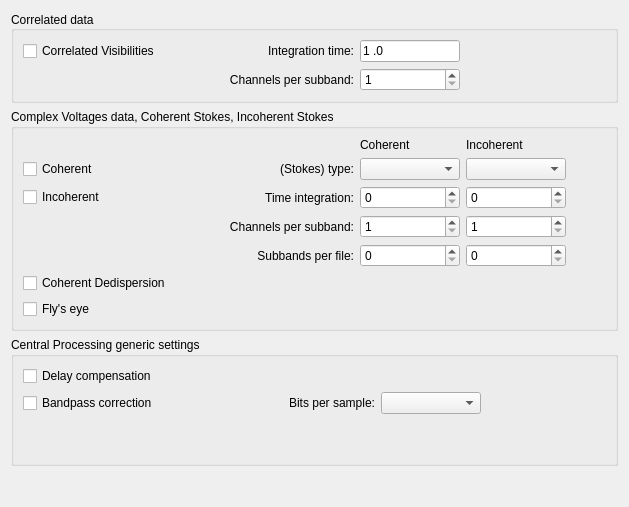
     <widget class="QWidget" name="tab_Processing">
      <attribute name="title">
       <string>Processing</string>
      </attribute>
      <layout class="QVBoxLayout" name="verticalLayout">
       <item>
        <widget class="QGroupBox" name="groupBox_Correlated">
         <property name="sizePolicy">
          <sizepolicy hsizetype="Preferred" vsizetype="Fixed">
           <horstretch>0</horstretch>
           <verstretch>0</verstretch>
          </sizepolicy>
         </property>
         <property name="minimumSize">
          <size>
           <width>0</width>
           <height>90</height>
          </size>
         </property>
         <property name="maximumSize">
          <size>
           <width>16777215</width>
           <height>16777215</height>
          </size>
         </property>
         <property name="title">
          <string>Correlated data</string>
         </property>
         <property name="alignment">
          <set>Qt::AlignLeading|Qt::AlignLeft|Qt::AlignVCenter</set>
         </property>
         <property name="flat">
          <bool>true</bool>
         </property>
         <layout class="QGridLayout" name="gridLayout_17">
          <item row="0" column="3">
           <spacer name="horizontalSpacer_6">
            <property name="orientation">
             <enum>Qt::Horizontal</enum>
            </property>
            <property name="sizeHint" stdset="0">
             <size>
              <width>40</width>
              <height>20</height>
             </size>
            </property>
           </spacer>
          </item>
          <item row="0" column="2">
           <widget class="LineEdit" name="lineEditCorrelatorIntegrationTime">
            <property name="maximumSize">
             <size>
              <width>100</width>
              <height>16777215</height>
             </size>
            </property>
            <property name="toolTip">
             <string>the correlator integration time in seconds</string>
            </property>
            <property name="inputMask">
             <string>00.00; </string>
            </property>
            <property name="text">
             <string>1.0</string>
            </property>
           </widget>
          </item>
          <item row="1" column="1">
           <widget class="QLabel" name="labelChannelsPerSubband">
            <property name="text">
             <string>Channels per subband:</string>
            </property>
            <property name="alignment">
             <set>Qt::AlignRight|Qt::AlignTrailing|Qt::AlignVCenter</set>
            </property>
           </widget>
          </item>
          <item row="0" column="0">
           <widget class="CheckBox" name="checkBoxCorrelatedData">
            <property name="minimumSize">
             <size>
              <width>200</width>
              <height>0</height>
             </size>
            </property>
            <property name="toolTip">
             <string>Store correlated visibilities</string>
            </property>
            <property name="text">
             <string>Correlated Visibilities</string>
            </property>
           </widget>
          </item>
          <item row="0" column="1">
           <widget class="QLabel" name="label_CorrelatorIntTime">
            <property name="enabled">
             <bool>true</bool>
            </property>
            <property name="minimumSize">
             <size>
              <width>0</width>
              <height>0</height>
             </size>
            </property>
            <property name="layoutDirection">
             <enum>Qt::LeftToRight</enum>
            </property>
            <property name="text">
             <string>Integration time:</string>
            </property>
            <property name="alignment">
             <set>Qt::AlignRight|Qt::AlignTrailing|Qt::AlignVCenter</set>
            </property>
           </widget>
          </item>
          <item row="1" column="2">
           <widget class="SpinBox" name="spinBoxChannelsPerSubband">
            <property name="maximumSize">
             <size>
              <width>100</width>
              <height>16777215</height>
             </size>
            </property>
            <property name="toolTip">
             <string>number of channels per subband used for the correlator</string>
            </property>
            <property name="minimum">
             <number>1</number>
            </property>
            <property name="maximum">
             <number>4096</number>
            </property>
           </widget>
          </item>
         </layout>
        </widget>
       </item>
       <item>
        <widget class="QGroupBox" name="groupBox_Stokes">
         <property name="sizePolicy">
          <sizepolicy hsizetype="Preferred" vsizetype="Preferred">
           <horstretch>0</horstretch>
           <verstretch>0</verstretch>
          </sizepolicy>
         </property>
         <property name="minimumSize">
          <size>
           <width>0</width>
           <height>210</height>
          </size>
         </property>
         <property name="title">
          <string>Complex Voltages data, Coherent Stokes, Incoherent Stokes</string>
         </property>
         <property name="flat">
          <bool>true</bool>
         </property>
         <layout class="QGridLayout" name="gridLayout_21">
          <item row="1" column="4">
           <spacer name="horizontalSpacer_4">
            <property name="orientation">
             <enum>Qt::Horizontal</enum>
            </property>
            <property name="sizeHint" stdset="0">
             <size>
              <width>40</width>
              <height>20</height>
             </size>
            </property>
           </spacer>
          </item>
          <item row="4" column="3">
           <widget class="SpinBox" name="spinBoxIncoherentSubbandsPerFile">
            <property name="toolTip">
             <string>incoherent Stokes number of subbands per file</string>
            </property>
            <property name="maximum">
             <number>512</number>
            </property>
           </widget>
          </item>
          <item row="3" column="3">
           <widget class="SpinBox" name="spinBoxIncoherentChannelsPerSubband">
            <property name="toolTip">
             <string>incoherent Stokes number of channels per subband</string>
            </property>
            <property name="minimum">
             <number>1</number>
            </property>
            <property name="maximum">
             <number>4096</number>
            </property>
           </widget>
          </item>
          <item row="4" column="2">
           <widget class="SpinBox" name="spinBoxCoherentSubbandsPerFile">
            <property name="toolTip">
             <string>coherent Stokes number of subbands per file</string>
            </property>
            <property name="maximum">
             <number>512</number>
            </property>
           </widget>
          </item>
          <item row="1" column="0">
           <widget class="CheckBox" name="checkBoxCoherentStokes">
            <property name="toolTip">
             <string>Store coherent Stokes data</string>
            </property>
            <property name="text">
             <string>Coherent</string>
            </property>
           </widget>
          </item>
          <item row="1" column="3">
           <widget class="ComboBox" name="comboBoxIncoherentStokesType">
            <property name="minimumSize">
             <size>
              <width>100</width>
              <height>0</height>
             </size>
            </property>
            <property name="maximumSize">
             <size>
              <width>16777215</width>
              <height>16777215</height>
             </size>
            </property>
            <property name="toolTip">
             <string>which Incoherent Stokes parameters to produce</string>
            </property>
           </widget>
          </item>
          <item row="3" column="1">
           <widget class="QLabel" name="label_StokesChannelsPerSubband">
            <property name="enabled">
             <bool>true</bool>
            </property>
            <property name="layoutDirection">
             <enum>Qt::LeftToRight</enum>
            </property>
            <property name="text">
             <string>Channels per subband:</string>
            </property>
            <property name="alignment">
             <set>Qt::AlignRight|Qt::AlignTrailing|Qt::AlignVCenter</set>
            </property>
           </widget>
          </item>
          <item row="2" column="2">
           <widget class="SpinBox" name="spinBoxCoherentTimeIntegration">
            <property name="toolTip">
             <string>coherent Stokes time integration factor</string>
            </property>
            <property name="maximum">
             <number>99999</number>
            </property>
           </widget>
          </item>
          <item row="0" column="2">
           <widget class="QLabel" name="label_Coherent">
            <property name="text">
             <string>Coherent</string>
            </property>
           </widget>
          </item>
          <item row="0" column="3">
           <widget class="QLabel" name="label_Incoherent">
            <property name="text">
             <string>Incoherent</string>
            </property>
           </widget>
          </item>
          <item row="2" column="3">
           <widget class="SpinBox" name="spinBoxIncoherentTimeIntegration">
            <property name="toolTip">
             <string>incoherent Stokes time integration factor</string>
            </property>
            <property name="maximum">
             <number>99999</number>
            </property>
           </widget>
          </item>
          <item row="3" column="2">
           <widget class="SpinBox" name="spinBoxCoherentChannelsPerSubband">
            <property name="toolTip">
             <string>coherent Stokes number of channels per subband</string>
            </property>
            <property name="minimum">
             <number>1</number>
            </property>
            <property name="maximum">
             <number>4096</number>
            </property>
           </widget>
          </item>
          <item row="2" column="1">
           <widget class="QLabel" name="label_StokesTimeIntegration">
            <property name="enabled">
             <bool>true</bool>
            </property>
            <property name="layoutDirection">
             <enum>Qt::LeftToRight</enum>
            </property>
            <property name="text">
             <string>Time integration:</string>
            </property>
            <property name="alignment">
             <set>Qt::AlignRight|Qt::AlignTrailing|Qt::AlignVCenter</set>
            </property>
           </widget>
          </item>
          <item row="2" column="0">
           <widget class="CheckBox" name="checkBoxIncoherentStokes">
            <property name="toolTip">
             <string>Store incoherent Stokes data</string>
            </property>
            <property name="text">
             <string>Incoherent</string>
            </property>
           </widget>
          </item>
          <item row="4" column="1">
           <widget class="QLabel" name="label_StokesSubbandsPerFile">
            <property name="enabled">
             <bool>true</bool>
            </property>
            <property name="layoutDirection">
             <enum>Qt::LeftToRight</enum>
            </property>
            <property name="text">
             <string>Subbands per file:</string>
            </property>
            <property name="alignment">
             <set>Qt::AlignRight|Qt::AlignTrailing|Qt::AlignVCenter</set>
            </property>
           </widget>
          </item>
          <item row="1" column="2">
           <widget class="ComboBox" name="comboBoxCoherentStokesType">
            <property name="minimumSize">
             <size>
              <width>100</width>
              <height>0</height>
             </size>
            </property>
            <property name="maximumSize">
             <size>
              <width>16777215</width>
              <height>16777215</height>
             </size>
            </property>
            <property name="toolTip">
             <string>which Coherent Stokes parameters to produce</string>
            </property>
           </widget>
          </item>
          <item row="6" column="0">
           <widget class="CheckBox" name="checkBoxPencilFlysEye">
            <property name="toolTip">
             <string>tranforms every station into its own beam</string>
            </property>
            <property name="text">
             <string>Fly's eye</string>
            </property>
           </widget>
          </item>
          <item row="1" column="1">
           <widget class="QLabel" name="label_StokesType">
            <property name="enabled">
             <bool>true</bool>
            </property>
            <property name="layoutDirection">
             <enum>Qt::LeftToRight</enum>
            </property>
            <property name="text">
             <string>(Stokes) type:</string>
            </property>
            <property name="alignment">
             <set>Qt::AlignRight|Qt::AlignTrailing|Qt::AlignVCenter</set>
            </property>
           </widget>
          </item>
          <item row="5" column="0">
           <widget class="CheckBox" name="checkBox_CoherentDedispersion">
            <property name="minimumSize">
             <size>
              <width>200</width>
              <height>0</height>
             </size>
            </property>
            <property name="toolTip">
             <string>turn on online coherent dedispersion</string>
            </property>
            <property name="text">
             <string>Coherent Dedispersion</string>
            </property>
           </widget>
          </item>
         </layout>
        </widget>
       </item>
       <item>
        <widget class="QGroupBox" name="groupBox_ProcessingGeneric">
         <property name="sizePolicy">
          <sizepolicy hsizetype="Preferred" vsizetype="Preferred">
           <horstretch>0</horstretch>
           <verstretch>0</verstretch>
          </sizepolicy>
         </property>
         <property name="minimumSize">
          <size>
           <width>0</width>
           <height>120</height>
          </size>
         </property>
         <property name="title">
          <string>Central Processing generic settings</string>
         </property>
         <property name="flat">
          <bool>true</bool>
         </property>
         <layout class="QGridLayout" name="gridLayout_22">
          <item row="2" column="5">
           <spacer name="horizontalSpacer_7">
            <property name="orientation">
             <enum>Qt::Horizontal</enum>
            </property>
            <property name="sizeHint" stdset="0">
             <size>
              <width>40</width>
              <height>20</height>
             </size>
            </property>
           </spacer>
          </item>
          <item row="2" column="3">
           <widget class="QLabel" name="label_BitsPerSample">
            <property name="minimumSize">
             <size>
              <width>146</width>
              <height>0</height>
             </size>
            </property>
            <property name="text">
             <string>Bits per sample:</string>
            </property>
            <property name="alignment">
             <set>Qt::AlignRight|Qt::AlignTrailing|Qt::AlignVCenter</set>
            </property>
           </widget>
          </item>
          <item row="1" column="0">
           <widget class="CheckBox" name="checkBox_DelayCompensation">
            <property name="toolTip">
             <string>perform delay compensation between stations</string>
            </property>
            <property name="text">
             <string>Delay compensation</string>
            </property>
           </widget>
          </item>
          <item row="2" column="0">
           <widget class="CheckBox" name="checkBox_BandpassCorrection">
            <property name="minimumSize">
             <size>
              <width>200</width>
              <height>0</height>
             </size>
            </property>
            <property name="toolTip">
             <string>Apply the bandpass filter</string>
            </property>
            <property name="text">
             <string>Bandpass correction</string>
            </property>
           </widget>
          </item>
          <item row="2" column="4">
           <widget class="ComboBox" name="comboBoxBitsPerSample">
            <property name="minimumSize">
             <size>
              <width>100</width>
              <height>0</height>
             </size>
            </property>
            <property name="maximumSize">
             <size>
              <width>100</width>
              <height>16777215</height>
             </size>
            </property>
            <property name="toolTip">
             <string>number of bits per sample</string>
            </property>
           </widget>
          </item>
          <item row="3" column="0">
           <spacer name="verticalSpacer_7">
            <property name="orientation">
             <enum>Qt::Vertical</enum>
            </property>
            <property name="sizeHint" stdset="0">
             <size>
              <width>20</width>
              <height>40</height>
             </size>
            </property>
           </spacer>
          </item>
         </layout>
        </widget>
       </item>
       <item>
        <spacer name="verticalSpacer_4">
         <property name="orientation">
          <enum>Qt::Vertical</enum>
         </property>
         <property name="sizeHint" stdset="0">
          <size>
           <width>20</width>
           <height>30</height>
          </size>
         </property>
        </spacer>
       </item>
      </layout>
     </widget>
